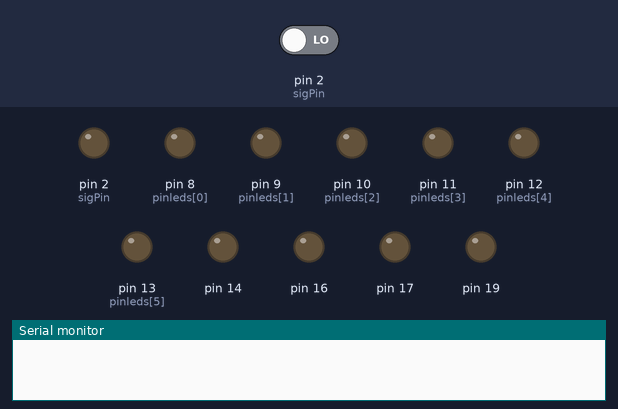
The sketch below on a simulated Arduino Uno, built with avr-gcc and run on an emulated ATmega328P. Parts: output pins drawn as LEDs (lit = HIGH), the last lines printed to the serial monitor. Inputs (shaded band) come from the test bench; at power-on: pin 2 (sigPin) LOW.

Above: at 0.1 s.
At 39.9 s:
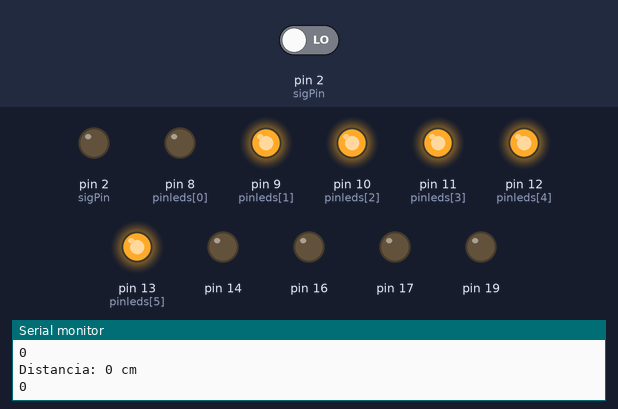
Timing chart, 0 to 40.0 s (numbered marks = the images above):
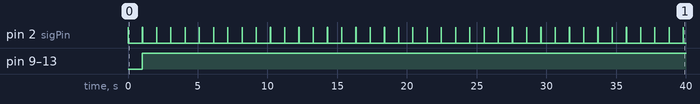

The sketch:

sketch_sensorproximidad.ino
```cpp
int pinleds[] = {8, 9, 10, 11, 12, 13};
int sigPin = 2;
int dt = 10;
int duracion;
int distancia;
int nivel;
int serial = 9600;

void setup() {

  for (int i=0; i<6 ;i++){ pinMode (pinleds[i], OUTPUT); }
  Serial.begin(serial);

}

void loop() {

  pinMode(sigPin, OUTPUT);
  delay(dt);
  digitalWrite(sigPin, 1);
  delay(dt);
  digitalWrite(sigPin, 0);
  pinMode(sigPin, INPUT);

  duracion = pulseIn(sigPin, 1);
  distancia = duracion/58.2;

  Serial.print("Distancia: ");
  Serial.print(distancia);
  Serial.println(" cm");

  // constrain limita el valor para que no se salga del rango
  distancia = constrain(distancia, 15, 300);
  // Mapeamos: a menor distancia (5), más LEDs (6). A mayor (30), menos (0).
  int nivel = map(distancia, 15, 300, 6, 0);
  for (int i = nivel; nivel>0; nivel--){ digitalWrite (pinleds[nivel], 1); }
  Serial.println(nivel);

}
```

Measured:
- by itself, pin 2 (sigPin): alternates HIGH for 0.01 s and LOW for 1.0 s
- by itself, pin 9 (pinleds[1]), pin 10 (pinleds[2]), pin 11 (pinleds[3]), pin 12 (pinleds[4]), pin 13 (pinleds[5]): LOW → HIGH at 1.0 s
